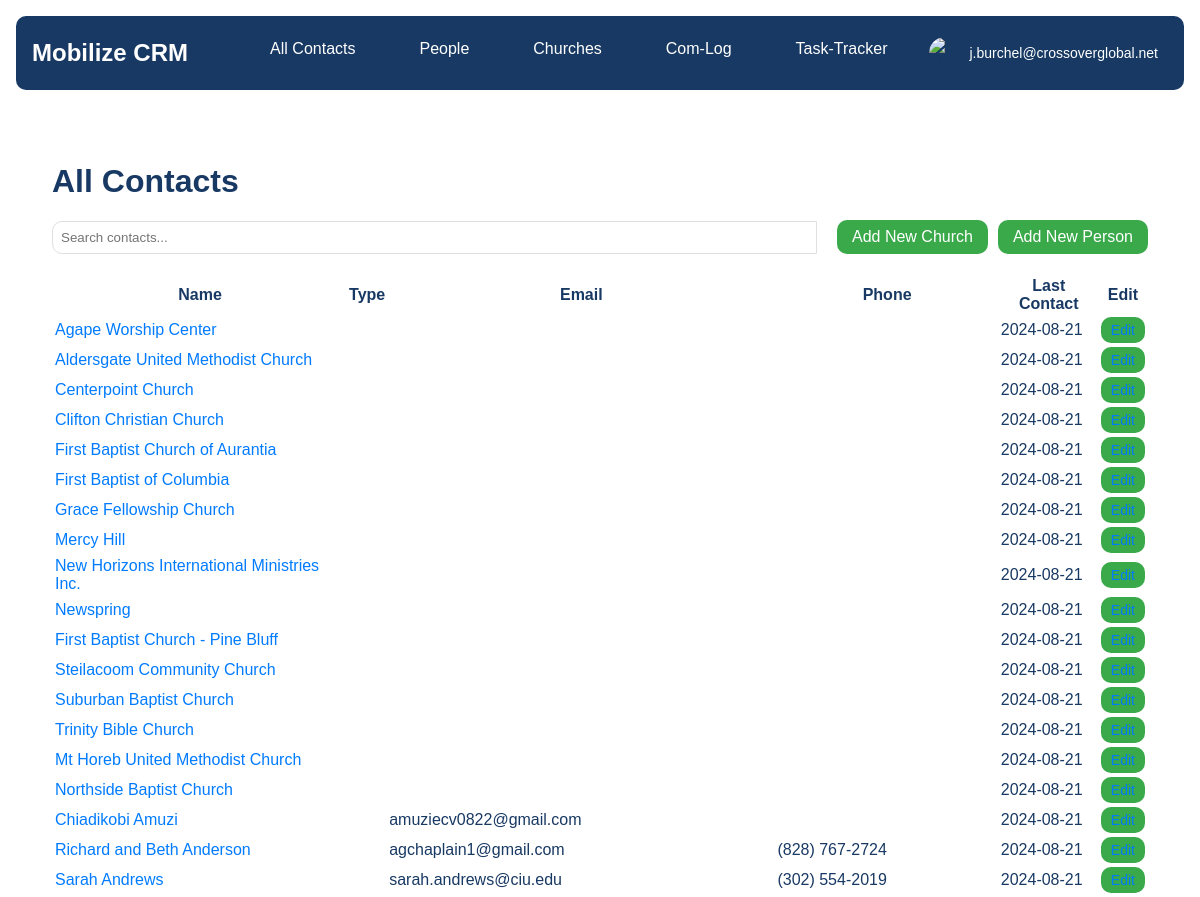
The page /contacts/ (signed in, upper part) on the database as committed earlier.
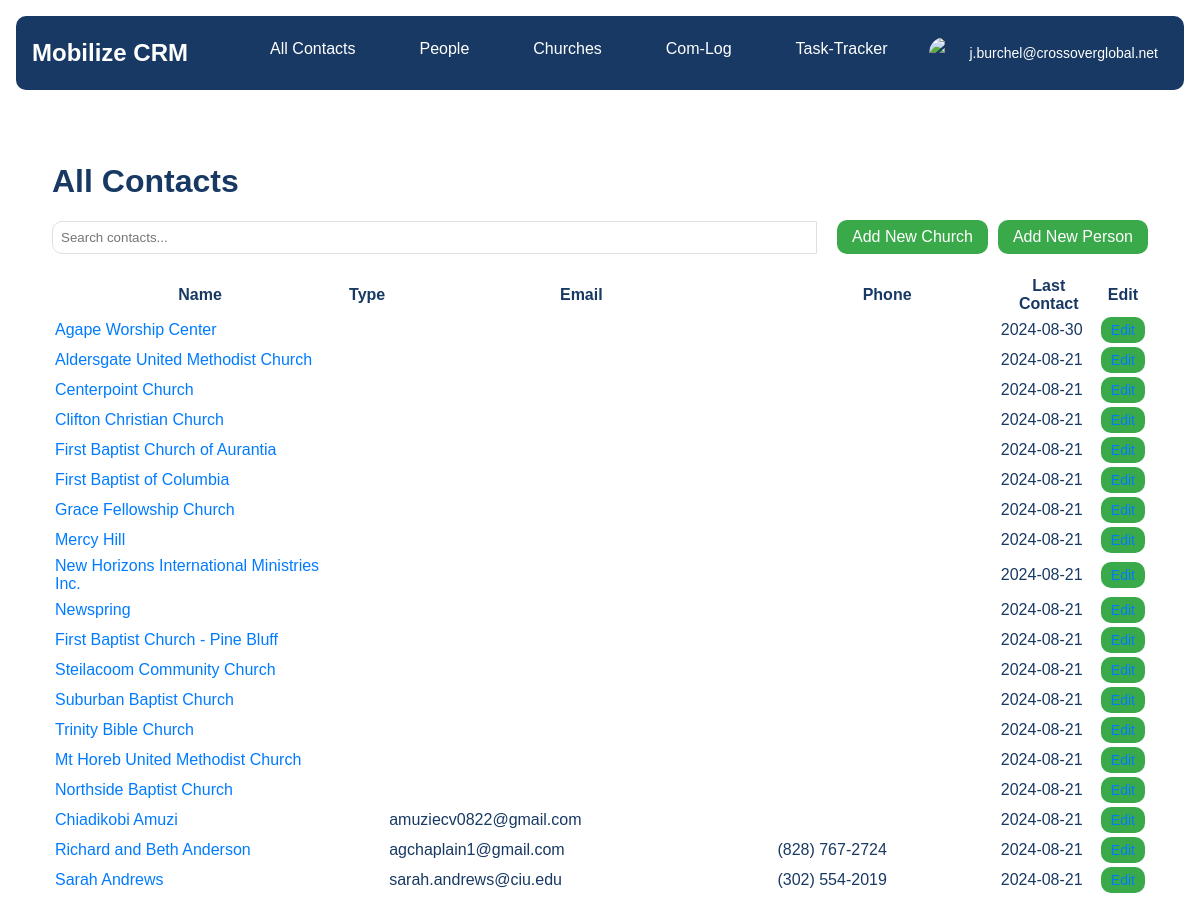
The same page on the database as committed later.
### contacts/models.py (models this page shows, shortened)
class Contact(models.Model):
    STATE = (
        ('al', 'AL'), ('ak', 'AK'), ('az', 'AZ'), ('ar', 'AR'), ('ca', 'CA'),('co', 'CO'),('ct', 'CT'),('de', 'DE'), ('fl', 'FL'), ('ga', 'GA'),
        ('hi', 'HI'), ('id', 'ID'), ('il', 'IL'), ('in', 'IN'), ('ia', 'IA'), ('ks', 'KS'), ('ky', 'KY'), ('la', 'LA'), ('me', 'ME'),
        ('md', 'MD'), ('ma', 'MA'), ('mi', 'MI'), ('mn', 'MN'), ('ms', 'MS'), ('mo', 'MO'), ('mt', 'MT'), ('ne', 'NE'), ('nv', 'NV'),
        ('nh', 'NH'), ('nj', 'NJ'), ('nm', 'NM'), ('ny', 'NY'), ('nc', 'NC'), ('nd', 'ND'), ('oh', 'OH'), ('ok', 'OK'), ('or', 'OR'),
        ('pa', 'PA'), ('ri', 'RI'), ('sc', 'SC'), ('sd', 'SD'), ('tn', 'TN'), ('tx', 'TX'), ('ut', 'UT'), ('vt', 'VT'), ('va', 'VA'),
        ('wa', 'WA'), ('wv', 'WV'), ('wi', 'WI'), ('wy', 'WY'),('dc', 'DC')
    )
    PREFERRED_CONTACT_METHODS = (
        ('email', 'Email'),('phone', 'Phone'),('text', 'Text'),('Facebook Messanger',
        'Facebook Messanger'),('whatsapp', 'Whatsapp'),('groupme', 'Groupme'),('signal', 'Signal'),('other', 'Other')
    )
    church_name = models.CharField(max_length=100, null=True, blank=True)
    first_name = models.CharField(max_length=100)
    last_name = models.CharField(max_length=100)
    image = models.ImageField(upload_to=get_image_path, null=True, blank=True)
    preferred_contact_method = models.CharField(max_length=100, choices=PREFERRED_CONTACT_METHODS)
    phone = models.CharField(max_length=50)
    email = models.EmailField()
    street_address = models.CharField(max_length=200, null=True, blank=True)
    city = models.CharField(max_length=100, null=True, blank=True)
    state = models.CharField(max_length=2, choices=STATE, null=True, blank=True)
    zip_code = models.CharField(max_length=10, null=True, blank=True)
    initial_notes = models.TextField(null=True, blank=True)
    date_created = models.DateField(auto_now_add=True,null=True, blank=True)
    date_modified = models.DateField(auto_now=True,null=True, blank=True)
    def get_name(self):
        if hasattr(self, 'church'):
            return self.church.church_name or "Unnamed Church"
        elif hasattr(self, 'people'):
            return f"{self.people.first_name} {self.people.last_name}".strip() or "Unnamed Person"
        else:
            return self.church_name or f"{self.first_name} {self.last_name}".strip() or "Unnamed Contact"

### contacts/views.py (the view)
# urls.py: path('', views.ContactListView.as_view(), name='contact_list'),
@method_decorator(login_required, name='dispatch')
class ContactListView(ListView):
    model = Contact
    template_name = 'contacts/contact_list.html'
    context_object_name = 'contacts'
    def get_queryset(self):
        return Contact.objects.select_related('people', 'church').order_by('last_name', 'first_name')
    def get_context_data(self, **kwargs):
        context = super().get_context_data(**kwargs)
        contacts_data = []
        for contact in context['contacts']:
            if hasattr(contact, 'people'):
                person_type = contact.people.person_type
                person_type_display = contact.people.person_type_display
            else:
                person_type = ''
                person_type_display = ''
            contact_dict = {
                'id': contact.id,
                'name': contact.get_name(),
                'type': 'Person' if hasattr(contact, 'people') else 'Church',
                'email': contact.email,
                'phone': contact.phone,
                'last_contact': contact.date_modified.strftime('%Y-%m-%d') if contact.date_modified else '',
                'person_type': person_type,
                'person_type_display': person_type_display
            }
            contacts_data.append(contact_dict)
        context['contacts_json'] = json.dumps(contacts_data)
        return context

### contacts/models.py (called while the page is built)
    @property
    def person_type_display(self):
        return dict(self.PERSON_TYPE_CHOICES).get(self.person_type, '')

### contacts/templates/contacts/contact_list.html (shortened to what this page needs)
{% extends 'core/base.html' %}
{% load static %}
{% block extra_css %}
<link rel="stylesheet" href="{% static 'css/contacts_list.css' %}">
{% endblock %}
{% block content %}
<div class="container">
    <h1>All Contacts</h1>
    <div class="actions">
        <div class="search-bar">
            <input type="text" id="contact-search" placeholder="Search contacts...">
        </div>
        <div class="add-buttons">
            <a href="{% url 'contacts:add_contact' contact_type='church' %}" class="btn btn-primary">Add New Church</a>
            <a href="{% url 'contacts:add_contact' contact_type='people' %}" class="btn btn-primary">Add New Person</a>
        </div>
    </div>
    <table class="table">
            <thead>
                <tr>
                    <th>Name</th>
                    <th>Type</th>
                    <th>Email</th>
                    <th>Phone</th>
                    <th>Last Contact</th>
                    <th>Edit</th>
                </tr>
            </thead>
        <tbody id="contacts-body">
            {% for contact in contacts %}
                <tr>
                    <td>
                        {% if contact.church %}
                            <a href="{% url 'contacts:church_detail' contact.church.id %}">{{ contact.church.church_name }}</a>
                        {% elif contact.people %}
                            <a href="{% url 'contacts:person_detail' contact.people.id %}">{{ contact.people.first_name }} {{ contact.people.last_name }}</a>
                        {% else %}
                            {{ contact.get_name }}
                        {% endif %}
                    </td>
                    <td>{{ contact.get_type_display }}</td>
                    <td>{{ contact.email }}</td>
                    <td>{{ contact.phone }}</td>
                    <td>{{ contact.date_modified|date:"Y-m-d" }}</td>
                    <td>
                        {% if contact.church %}
                            <a href="{% url 'contacts:church_edit' contact.church.id %}" class="btn btn-sm btn-warning">Edit</a>
                        {% elif contact.people %}
                            <a href="{% url 'contacts:person_edit' contact.people.id %}" class="btn btn-sm btn-warning  ">Edit</a>
                        {% endif %}
                    </td>
                </tr>
            {% empty %}
                <tr>
                    <td colspan="6">No contacts found.</td>
                </tr>
            {% endfor %}
        </tbody>
    </table>
</div>
{% endblock %}

Rows that differ between the two databases and show on the page:
changed Contact "Agape Worship Center": date_modified "2024-08-21" → "2024-08-30"
